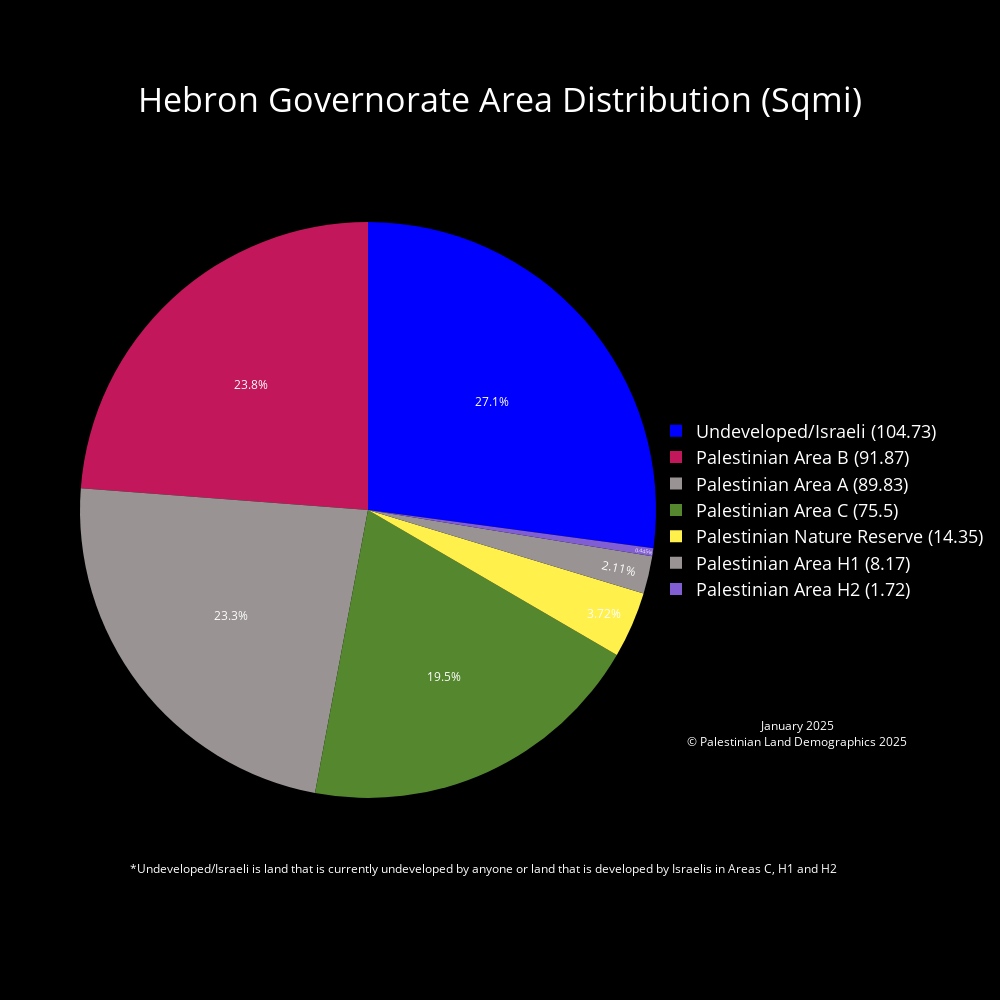

The cell this chart's notebook holds for it:
### Code cell
# Hebron Governorate
West_Bank_Governorates = Governorates[Governorates['Governorates_Code'] < 2000]
Hebron_gov = West_Bank_Governorates[West_Bank_Governorates['Governorates_Name'] == 'Hebron']
# Clip to Governorate
Hebron_land_mass = gpd.clip(Palestinian_Land_Mass, Hebron_gov)
Hebron_seam_zone = gpd.clip(Seam_Zone, Hebron_gov)
# Calculate Area for clipped layer
Hebron_land_mass['Area_sqmi'] = Hebron_land_mass['geometry'].to_crs(epsg=28191).area * 3.8610215854245e-7
Hebron_seam_zone['Area_sqmi'] = Hebron_seam_zone['geometry'].to_crs(epsg=28191).area * 3.8610215854245e-7
# Plot for Visualization
fig, ax = plt.subplots()
Hebron_gov.plot(ax = ax, facecolor = "white", edgecolor = "black", label = "Hebron Governorate")
Hebron_seam_zone.plot(ax=ax, facecolor = "#1a237e", edgecolor = "#1a237e", label = "Palestinian Seam Zone in Hebron")
Hebron_land_mass.plot(ax = ax, facecolor = "green", edgecolor = "green", label = "Palestinian Land Mass in Hebron")
plt.title(f"Palestinian Land Mass Hebron")
plt.xlabel('Longitude')
plt.ylabel('Latitude')
plt.show()
# Calculate the land mass in areas a, b, c etc..
Hebron_gov_area_a_area = Hebron_land_mass[Hebron_land_mass['CLASS'] == 'A']['Area_sqmi'].sum()
Hebron_gov_area_b_area = Hebron_land_mass[Hebron_land_mass['CLASS'] == 'B']['Area_sqmi'].sum()
Hebron_area_c_seam_zone = Hebron_seam_zone[Hebron_seam_zone['CLASS'] == 'C']['Area_sqmi'].sum()
Hebron_gov_area_c_area = Hebron_land_mass[Hebron_land_mass['CLASS'] == 'C']['Area_sqmi'].sum() + Hebron_area_c_seam_zone # for total Palestinian land in Area C
Hebron_gov_area_h1_area = Hebron_land_mass[Hebron_land_mass['CLASS'] == 'H1']['Area_sqmi'].sum()
Hebron_gov_area_h2_area = Hebron_land_mass[Hebron_land_mass['CLASS'] == 'H2']['Area_sqmi'].sum()
Hebron_gov_nature_reserve_area = Hebron_land_mass[Hebron_land_mass['CLASS'] == 'Nature Reserve']['Area_sqmi'].sum()
Hebron_gov_area = Governorates[Governorates["Governorates_Name"] == "Hebron"]["Area_sqmi"].iloc[0]
open_or_israeli_area = Hebron_gov_area - Hebron_gov_area_a_area - Hebron_gov_area_b_area - Hebron_gov_area_c_area - Hebron_gov_area_h1_area - Hebron_gov_area_h2_area - Hebron_gov_nature_reserve_area

# declaring data from land mass calculations
data = [Hebron_gov_area_a_area, Hebron_gov_area_b_area, Hebron_gov_area_c_area, Hebron_gov_area_h1_area, Hebron_gov_area_h2_area, Hebron_gov_nature_reserve_area, open_or_israeli_area]

# Custom color palette and labels
label_color_dict = {'Palestinian Area A' : '#999393', 'Palestinian Area B' : '#C2185B', 'Palestinian Area C' : '#55872F', 'Palestinian Area H1' : '#999393', 'Palestinian Area H2' : '#815ED3', 'Palestinian Nature Reserve' : '#FFF04C', 'Undeveloped/Israeli' : '#0000FF'}
labels = list(label_color_dict.keys())
palette_color = list(label_color_dict.values())
custom_labels = [f'{label} ({round(value, 2)})' for label, value in zip(labels, data)]

# Pie chart using plotly
fig = go.Figure(
    data=[
        go.Pie(
            labels=custom_labels,
            values=data,
            marker=dict(colors=palette_color)
            
        )
    ]
)

fig.update_traces(textposition='inside',       # puts text inside the pie chart
                    textinfo = 'percent',        # shows us the percent and the area in sqmi ('percent+label' to show both)
                    textfont_color='white')      # color of the labels inside the pie chart are set to white

fig.update_layout(
    paper_bgcolor='black',       # background color around the plot  
    plot_bgcolor='black',        # background color of the plot
    font_color='white',          # color of the legend and title
    title={
        'text': 'Hebron Governorate Area Distribution (Sqmi)',
        'x': 0.5,                # Middle
        'y': 0.90,                # Nearly at the top
        'xanchor': 'center',
        'yanchor': 'middle',
        'font': {'size': 34}     # Increase font size for the title
    },
    legend={
        'font': {'size': 18},     # Increase font size for the legend
        'x': 1,                   # Position legend to the right of the pie chart
        'y': 0.5,                 # Position legend in the middle
        'xanchor': 'left',
        'yanchor': 'middle'
    },
    annotations=[
        dict(
            text="*Undeveloped/Israeli is land that is currently undeveloped by anyone or land that is developed by Israelis in Areas C, H1 and H2",
            x=0.7,
            y=0.05,
            showarrow=False,
            font=dict(color='white', size=12),
            xanchor='center'
        ),
        dict(
            text="January 2025<br>© Palestinian Land Demographics 2025",
            x=1.05,
            y=0.25,
            showarrow=False,
            font=dict(color='white', size=12),
            xanchor='left',
            yanchor='top'
        )
    ],
    
    width=1000,                  # width and height of the pie chart
    height=1000
)

fig.write_html('January2025\PieCharts_HTML\Hebron_Governorate_Area_Distribution_Pie_Chart.html')
fig.show()

hti = Html2Image(size=(1000, 1000))
# Set the output path
hti.output_path = 'January2025/PieCharts_JPG'

# Take a screenshot of the HTML file and save it as a JPG file
hti.screenshot(
    html_file='January2025/PieCharts_HTML/Hebron_Governorate_Area_Distribution_Pie_Chart.html',
    save_as='Hebron_Governorate_Area_Distribution_Pie_Chart.jpg'
)

### Figure 1 — Plotly figure (JSON) as saved in the notebook; plotly's stock layout.template omitted (floating-point values rounded to 4 significant figures)
{"data": [{"labels": ["Palestinian Area A (89.83)", "Palestinian Area B (91.87)", "Palestinian Area C (75.5)", "Palestinian Area H1 (8.17)", "Palestinian Area H2 (1.72)", "Palestinian Nature Reserve (14.35)", "Undeveloped/Israeli (104.73)"], "marker": {"colors": ["#999393", "#C2185B", "#55872F", "#999393", "#815ED3", "#FFF04C", "#0000FF"]}, "textfont": {"color": "white"}, "textinfo": "percent", "textposition": "inside", "type": "pie", "values": [89.83, 91.87, 75.5, 8.165, 1.719, 14.35, 104.7]}], "layout": {"annotations": [{"font": {"color": "white", "size": 12}, "showarrow": false, "text": "*Undeveloped/Israeli is land that is currently undeveloped by anyone or land that is developed by Israelis in Areas C, H1 and H2", "x": 0.7, "xanchor": "center", "y": 0.05}, {"font": {"color": "white", "size": 12}, "showarrow": false, "text": "January 2025<br>© Palestinian Land Demographics 2025", "x": 1.05, "xanchor": "left", "y": 0.25, "yanchor": "top"}], "font": {"color": "white"}, "height": 1000, "legend": {"font": {"size": 18}, "x": 1, "xanchor": "left", "y": 0.5, "yanchor": "middle"}, "paper_bgcolor": "black", "plot_bgcolor": "black", "title": {"font": {"size": 34}, "text": "Hebron Governorate Area Distribution (Sqmi)", "x": 0.5, "xanchor": "center", "y": 0.9, "yanchor": "middle"}, "width": 1000}}
